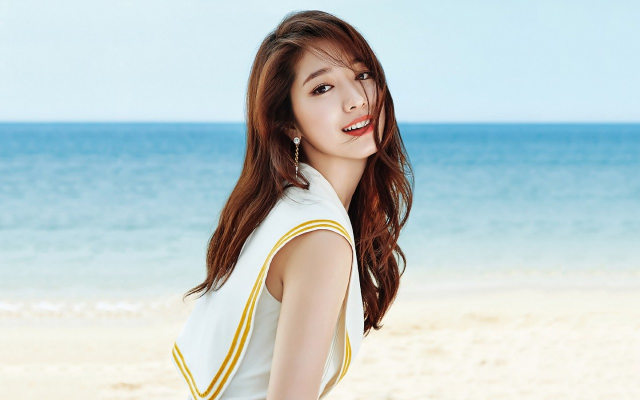
//> input picture materials/face.jpg, 1280 x 800 px (shown at 1/2 size)
$ ./main   (built with g++ and OpenCV 4)
//> lines starting //> are read from the running program, lines starting //| are printed output that depends on the picture
/****************************************************************************
**
** Copyright (C) 2019 Xiaohai <xiaohaidotpro@outlook.com>.
** Contact: http://xiaohai.pro
**
** This file is part of learningOpenCV3
**
**
****************************************************************************/

#include "bits/stdc++.h"

#include "opencv2/opencv.hpp"

using namespace std;
using namespace cv;

//定义全局变量
Mat srcImage, hsvImage, hueImage;
const int hueBinMaxValue = 180;
int hueBinValue = 25;

//声明回调函数
void Hist_and_Backprojection(int, void*);

int main() {
    srcImage = imread("../../materials/face.jpg");
//> srcImage is the input picture: 800 rows x 1280 cols, CV_8UC3; mean B, G, R 204.4, 203.9, 191.4

    //判断图像是否加载成功
    if (srcImage.empty()) {
        cout << "图像加载失败" << endl;
        return -1;
    } else
        cout << "图像加载成功..." << endl << endl;

    //将图像转化为HSV图像
    cvtColor(srcImage, hsvImage, cv::COLOR_BGR2HSV);
//> hsvImage: 800 rows x 1280 cols, CV_8UC3; mean H, S, V 65.6, 52.8, 217

    //只使用图像的H参数
    hueImage.create(hsvImage.size(), hsvImage.depth());
    int ch[] = {0, 0};
    mixChannels(&hsvImage, 1, &hueImage, 1, ch, 1);
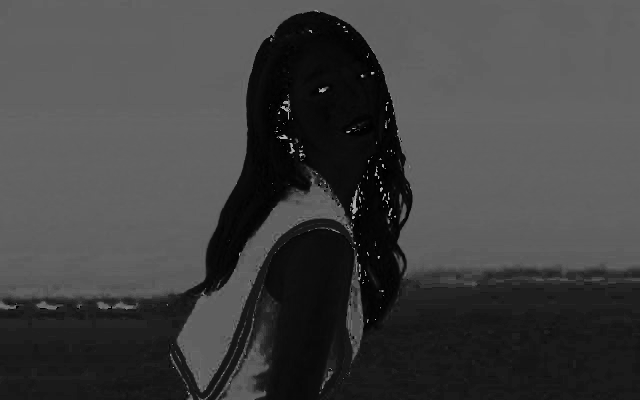
//> hueImage: 800 rows x 1280 cols, CV_8UC1 (shown at 1/2 size); min 0, max 179, mean 65.6

    //轨迹条参数设置
    char trackBarName[20];
    sprintf(trackBarName, "Hue bin:%d", hueBinMaxValue);
    namedWindow("SourceImage", WINDOW_AUTOSIZE);

    //创建轨迹条并调用回调函数
    createTrackbar(trackBarName, "SourceImage", &hueBinValue, hueBinMaxValue, Hist_and_Backprojection);
    Hist_and_Backprojection(hueBinValue, 0);

    imshow("SourceImage", srcImage);

    waitKey(0);

    return 0;
}

void Hist_and_Backprojection(int, void*) {
    MatND hist;
    int histsize = MAX(hueBinValue, 2);
    float hue_range[] = {0, 180};
    const float* ranges = {hue_range};

    //计算图像直方图并归一化处理
    calcHist(&hueImage, 1, 0, Mat(), hist, 1, &histsize, &ranges, true, false);
//> hist = 25 values, max 524358 at index 13, min 21 at index 20, mean 40960
    normalize(hist, hist, 0, 255, NORM_MINMAX, -1, Mat());
//> hist = 25 values, max 255 at index 13, min 0 at index 20, mean 19.91

    //获取反向投影
    MatND backProjection;
    calcBackProject(&hueImage, 1, 0, hist, backProjection, &ranges, 1, true);
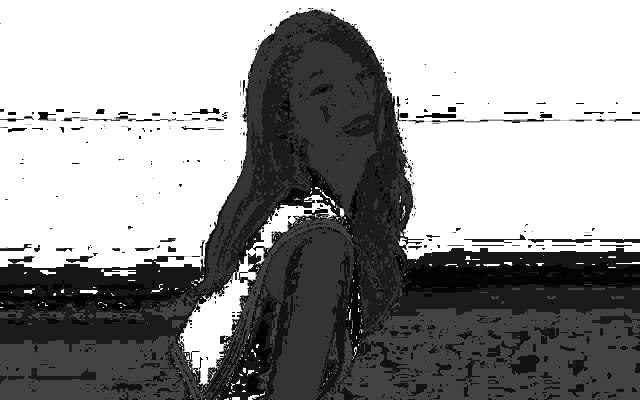
//> backProjection: 800 rows x 1280 cols, CV_8UC1 (shown at 1/2 size); min 0, max 255, mean 149.8

    //输出反向投影
    imshow("BackProjection", backProjection);

    //绘制图像直方图
    int w = 400;
    int h = 400;
    int bin_w = cvRound((double)w / histsize);
    Mat histImage = Mat::zeros(w, h, CV_8UC3);
    for (int i = 0; i < hueBinValue; i++) {
        rectangle(histImage, Point(i * bin_w, h), Point((i + 1) * bin_w, h - cvRound(hist.at<float>(i) * h / 255.0)),
                  Scalar(0, 0, 255), -1);
    }
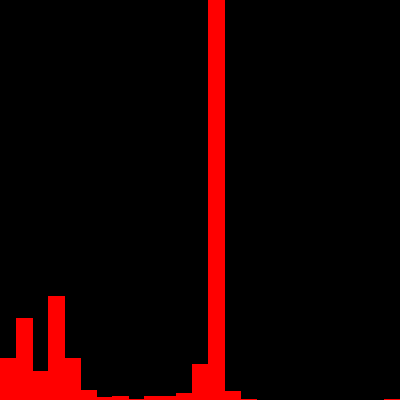
//> histImage: 400 rows x 400 cols, CV_8UC3; mean B, G, R 0, 0, 20.8
    imshow("HistImage", histImage);
}
